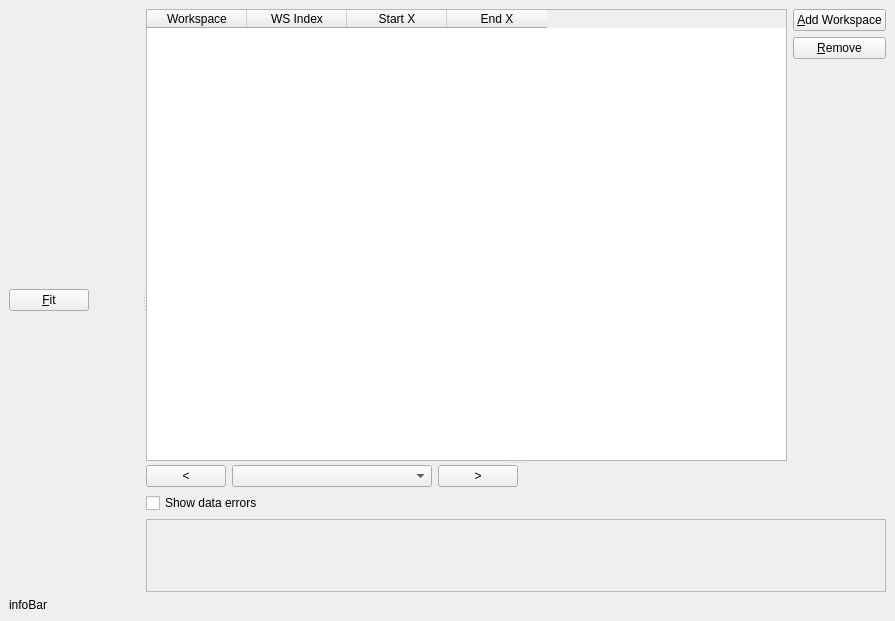
<?xml version="1.0" encoding="UTF-8"?>
<ui version="4.0">
 <class>MultiDatasetFit</class>
 <widget class="QMainWindow" name="MultiDatasetFit">
  <property name="geometry">
   <rect>
    <x>0</x>
    <y>0</y>
    <width>895</width>
    <height>621</height>
   </rect>
  </property>
  <property name="windowTitle">
   <string>Multi-dataset fitting</string>
  </property>
  <widget class="QWidget" name="centralwidget">
   <layout class="QVBoxLayout" name="verticalLayout_3" stretch="1,0">
    <item>
     <widget class="QSplitter" name="hSplitter">
      <property name="orientation">
       <enum>Qt::Horizontal</enum>
      </property>
      <widget class="QWidget" name="verticalLayoutWidget_2">
       <layout class="QVBoxLayout" name="browserLayout">
        <item>
         <layout class="QHBoxLayout" name="horizontalLayout_3">
          <item>
           <widget class="QPushButton" name="btnFit">
            <property name="toolTip">
             <string>Start multi-dataset fitting</string>
            </property>
            <property name="text">
             <string>&amp;Fit</string>
            </property>
           </widget>
          </item>
          <item>
           <spacer name="horizontalSpacer_2">
            <property name="orientation">
             <enum>Qt::Horizontal</enum>
            </property>
            <property name="sizeHint" stdset="0">
             <size>
              <width>40</width>
              <height>20</height>
             </size>
            </property>
           </spacer>
          </item>
         </layout>
        </item>
       </layout>
      </widget>
      <widget class="QSplitter" name="vSplitter">
       <property name="orientation">
        <enum>Qt::Vertical</enum>
       </property>
       <widget class="QWidget" name="layoutWidget">
        <layout class="QHBoxLayout" name="horizontalLayout_2">
         <item>
          <widget class="QTableWidget" name="dataTable">
           <property name="editTriggers">
            <set>QAbstractItemView::AnyKeyPressed|QAbstractItemView::DoubleClicked|QAbstractItemView::EditKeyPressed</set>
           </property>
           <column>
            <property name="text">
             <string>Workspace</string>
            </property>
           </column>
           <column>
            <property name="text">
             <string>WS Index</string>
            </property>
           </column>
           <column>
            <property name="text">
             <string>Start X</string>
            </property>
           </column>
           <column>
            <property name="text">
             <string>End X</string>
            </property>
           </column>
          </widget>
         </item>
         <item>
          <layout class="QVBoxLayout" name="verticalLayout_2">
           <item>
            <widget class="QPushButton" name="btnAddWorkspace">
             <property name="toolTip">
              <string>Add one or more spectra from a workspace</string>
             </property>
             <property name="text">
              <string>&amp;Add Workspace</string>
             </property>
            </widget>
           </item>
           <item>
            <widget class="QPushButton" name="btnRemove">
             <property name="toolTip">
              <string>Remove selected spectra</string>
             </property>
             <property name="text">
              <string>&amp;Remove</string>
             </property>
            </widget>
           </item>
           <item>
            <spacer name="verticalSpacer">
             <property name="orientation">
              <enum>Qt::Vertical</enum>
             </property>
             <property name="sizeHint" stdset="0">
              <size>
               <width>20</width>
               <height>40</height>
              </size>
             </property>
            </spacer>
           </item>
          </layout>
         </item>
        </layout>
       </widget>
       <widget class="QWidget" name="verticalLayoutWidget">
        <layout class="QVBoxLayout" name="verticalLayout">
         <property name="spacing">
          <number>6</number>
         </property>
         <item>
          <layout class="QHBoxLayout" name="horizontalLayout">
           <item>
            <widget class="QPushButton" name="btnPrev">
             <property name="toolTip">
              <string>Display previous data set</string>
             </property>
             <property name="text">
              <string>&lt;</string>
             </property>
             <property name="shortcut">
              <string>Alt+,</string>
             </property>
            </widget>
           </item>
           <item>
            <widget class="QComboBox" name="cbPlotSelector">
             <property name="sizePolicy">
              <sizepolicy hsizetype="Minimum" vsizetype="Fixed">
               <horstretch>0</horstretch>
               <verstretch>0</verstretch>
              </sizepolicy>
             </property>
             <property name="minimumSize">
              <size>
               <width>200</width>
               <height>0</height>
              </size>
             </property>
             <property name="toolTip">
              <string>Select a data set</string>
             </property>
            </widget>
           </item>
           <item>
            <widget class="QPushButton" name="btnNext">
             <property name="sizePolicy">
              <sizepolicy hsizetype="Fixed" vsizetype="Fixed">
               <horstretch>0</horstretch>
               <verstretch>0</verstretch>
              </sizepolicy>
             </property>
             <property name="minimumSize">
              <size>
               <width>0</width>
               <height>0</height>
              </size>
             </property>
             <property name="toolTip">
              <string>Display next data set</string>
             </property>
             <property name="text">
              <string>&gt;</string>
             </property>
             <property name="shortcut">
              <string>Alt+.</string>
             </property>
            </widget>
           </item>
           <item>
            <spacer name="horizontalSpacer">
             <property name="orientation">
              <enum>Qt::Horizontal</enum>
             </property>
             <property name="sizeHint" stdset="0">
              <size>
               <width>40</width>
               <height>20</height>
              </size>
             </property>
            </spacer>
           </item>
          </layout>
         </item>
         <item>
          <widget class="QStackedWidget" name="toolOptions">
           <property name="sizePolicy">
            <sizepolicy hsizetype="Preferred" vsizetype="Fixed">
             <horstretch>0</horstretch>
             <verstretch>0</verstretch>
            </sizepolicy>
           </property>
           <property name="currentIndex">
            <number>0</number>
           </property>
           <widget class="QWidget" name="ZoomPage">
            <layout class="QHBoxLayout" name="horizontalLayout_4">
             <property name="margin">
              <number>0</number>
             </property>
             <item>
              <widget class="QCheckBox" name="cbShowDataErrors">
               <property name="text">
                <string>Show data errors</string>
               </property>
              </widget>
             </item>
            </layout>
           </widget>
           <widget class="QWidget" name="RangePage">
            <layout class="QHBoxLayout" name="horizontalLayout_5">
             <property name="margin">
              <number>0</number>
             </property>
             <item>
              <widget class="QCheckBox" name="cbApplyRangeToAll">
               <property name="text">
                <string>Apply to all spectra</string>
               </property>
              </widget>
             </item>
             <item>
              <spacer name="horizontalSpacer_3">
               <property name="orientation">
                <enum>Qt::Horizontal</enum>
               </property>
               <property name="sizeHint" stdset="0">
                <size>
                 <width>543</width>
                 <height>20</height>
                </size>
               </property>
              </spacer>
             </item>
            </layout>
           </widget>
          </widget>
         </item>
         <item>
          <widget class="QwtPlot" name="plot">
           <property name="frameShape">
            <enum>QFrame::StyledPanel</enum>
           </property>
           <property name="frameShadow">
            <enum>QFrame::Raised</enum>
           </property>
          </widget>
         </item>
        </layout>
       </widget>
      </widget>
     </widget>
    </item>
    <item>
     <widget class="QLabel" name="infoBar">
      <property name="text">
       <string>infoBar</string>
      </property>
     </widget>
    </item>
   </layout>
  </widget>
 </widget>
 <customwidgets>
  <customwidget>
   <class>QwtPlot</class>
   <extends>QFrame</extends>
   <header location="global">qwt_plot.h</header>
   <container>1</container>
  </customwidget>
 </customwidgets>
 <tabstops>
  <tabstop>btnAddWorkspace</tabstop>
  <tabstop>dataTable</tabstop>
  <tabstop>btnRemove</tabstop>
  <tabstop>btnPrev</tabstop>
  <tabstop>btnFit</tabstop>
  <tabstop>btnNext</tabstop>
  <tabstop>cbPlotSelector</tabstop>
 </tabstops>
 <resources>
  <include location="../../../icons/CustomInterfacesIcons.qrc"/>
 </resources>
 <connections/>
</ui>
